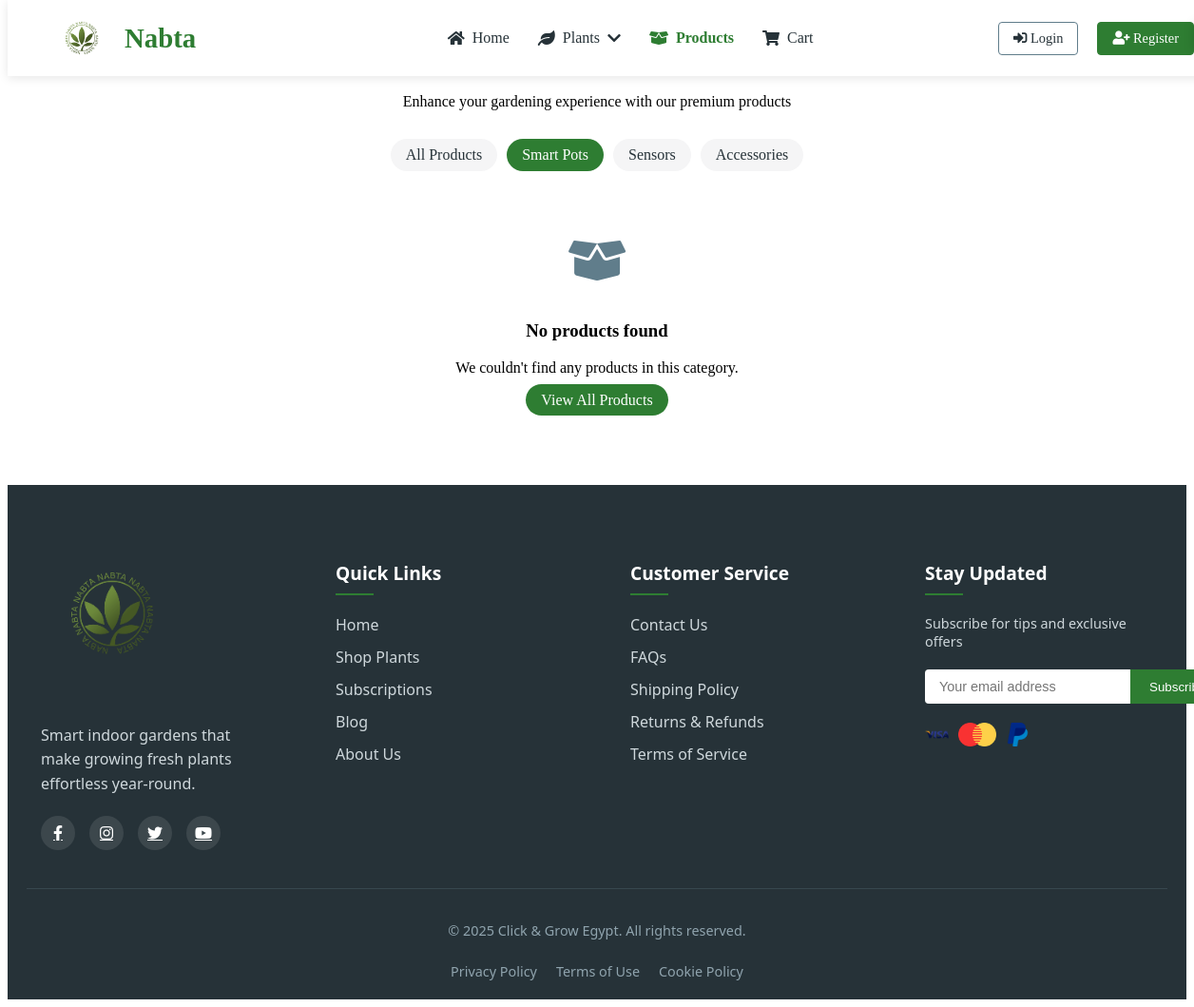
Page /products.php?category=pot on the earlier database version.
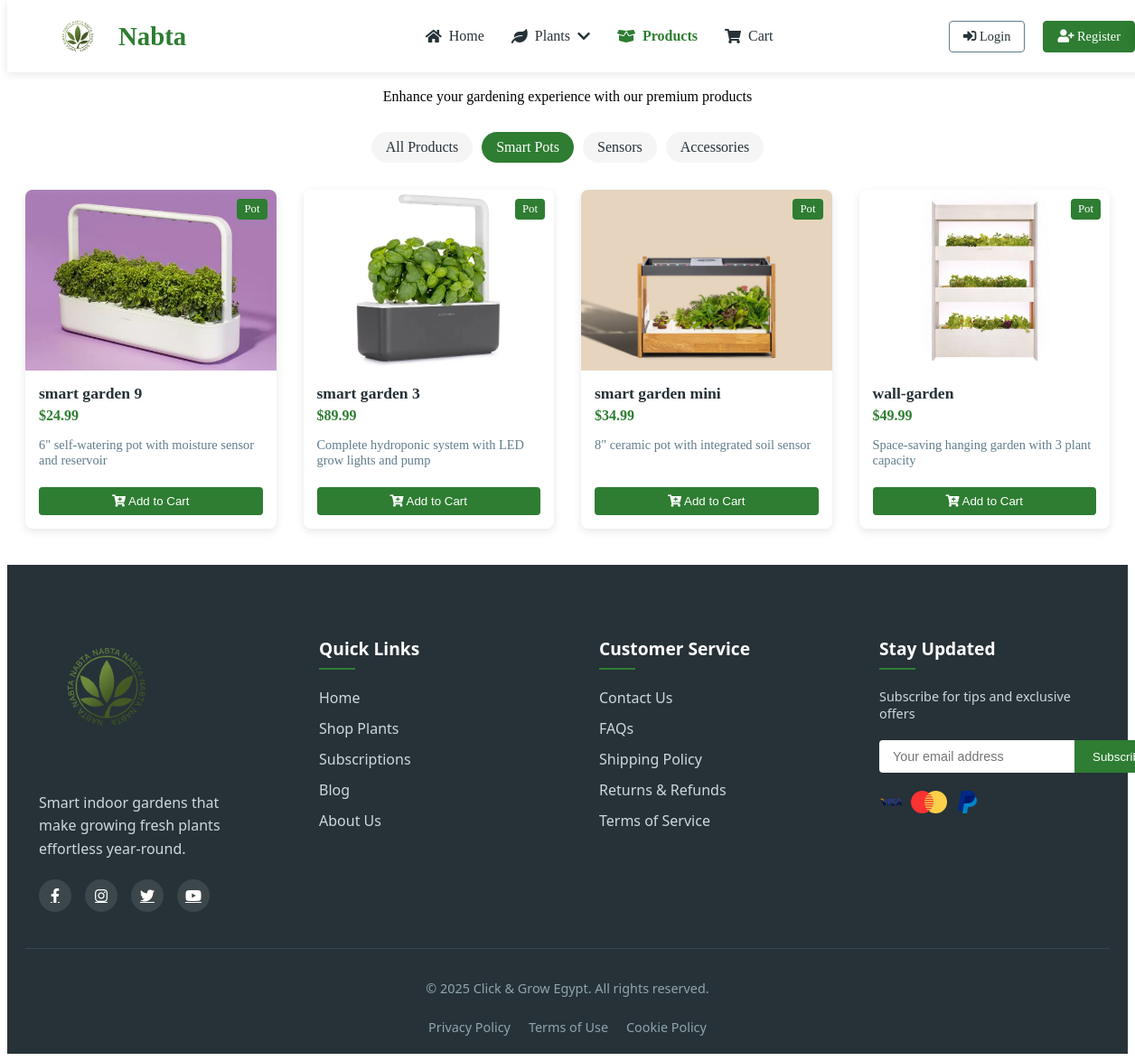
Same page on the later database version.
### tables this page shows
CREATE TABLE `products` (
  `id` int(11) NOT NULL,
  `name` varchar(100) NOT NULL,
  `category` enum('pot','sensor','utility') NOT NULL,
  `description` text DEFAULT NULL,
  `price` decimal(10,2) NOT NULL,
  `image_url` varchar(255) DEFAULT NULL,
  `stock` int(11) DEFAULT 0,
  `created_at` timestamp NOT NULL DEFAULT current_timestamp()
);

### config/init.php (called while the page is built, shortened)
<?php
function url($path = '') {
    return BASE_URL . ltrim($path, '/');
}
function is_logged_in() {
    return isset($_SESSION['user_id']);
}

### products.php (the view, shortened to what this page needs)
<?php
require_once __DIR__ . '/config/init.php';
$category = isset($_GET['category']) ? strtolower($_GET['category']) : null;
$valid_categories = ['pot', 'sensor', 'utility'];
$products = [];
$error = '';
try {
    $query = "SELECT * FROM products WHERE stock > 0";
    $params = [];
    if ($category && in_array($category, $valid_categories)) {
        $query .= " AND category = ?";
        $params[] = $category;
    }
    $query .= " ORDER BY created_at DESC";
    $stmt = $pdo->prepare($query);
    $stmt->execute($params);
    $products = $stmt->fetchAll(PDO::FETCH_ASSOC);
} catch (PDOException $e) {
    error_log("Products page error: " . $e->getMessage());
    $error = "We're having trouble loading products. Please try again later.";
}
$page_title = "Our Products" . ($category ? " - " . ucfirst($category) : "");
?>
<!DOCTYPE html>
<html lang="en">
<head>
    <link rel="stylesheet" href="https://cdnjs.cloudflare.com/ajax/libs/font-awesome/6.0.0/css/all.min.css">
</head>
<body>
    <?php include __DIR__ . '/includes/navbar.php'; ?>
    <div class="products-container">
        <div class="page-header">
            <h1><?= htmlspecialchars($page_title) ?></h1>
            <p>Enhance your gardening experience with our premium products</p>
        </div>
        <?php if ($error): ?>
            <div class="error-message">
                <i class="fas fa-exclamation-circle"></i> <?= $error ?>
            </div>
        <?php else: ?>
            <div class="category-filters">
                <a href="products.php" class="category-btn <?= !$category ? 'active' : '' ?>">All Products</a>
                <a href="products.php?category=pot" class="category-btn <?= $category === 'pot' ? 'active' : '' ?>">Smart Pots</a>
                <a href="products.php?category=sensor" class="category-btn <?= $category === 'sensor' ? 'active' : '' ?>">Sensors</a>
                <a href="products.php?category=utility" class="category-btn <?= $category === 'utility' ? 'active' : '' ?>">Accessories</a>
            </div>
            <?php if (!empty($products)): ?>
                <div class="products-grid">
                    <?php foreach ($products as $product): ?>
                    <div class="product-card" data-product-id="<?= $product['id'] ?>">
                        <div class="product-image-container">
                            <img src="<?= htmlspecialchars($product['image_url']) ?>"
                                 alt="<?= htmlspecialchars($product['name']) ?>"
                                 class="product-image">
                            <span class="product-badge"><?= ucfirst($product['category']) ?></span>
                        </div>
                        <div class="product-info">
                            <h3 class="product-name"><?= htmlspecialchars($product['name']) ?></h3>
                            <div class="product-price">$<?= number_format($product['price'], 2) ?></div>
                            <p class="product-desc"><?= htmlspecialchars($product['description']) ?></p>
                            <button class="add-to-cart" data-product-id="<?= $product['id'] ?>">
                                <i class="fas fa-cart-plus"></i> Add to Cart
                            </button>
                        </div>
                    </div>
                    <?php endforeach; ?>
                </div>
            <?php else: ?>
                <div class="empty-state">
                    <i class="fas fa-box-open"></i>
                    <h3>No products found</h3>
                    <p>We couldn't find any products in this category.</p>
                    <a href="products.php" class="category-btn active">View All Products</a>
                </div>
            <?php endif; ?>
        <?php endif; ?>
    </div>
    <?php include __DIR__ . '/includes/footer.php'; ?>
</body>
</html>

### includes/navbar.php (shortened to what this page needs)
<?php
require_once __DIR__ . '/../config/init.php';
$current_page = basename($_SERVER['PHP_SELF']);
?>
<nav class="navbar">
    <div class="nav-container">
        <div class="nav-brand">
            <a href="<?= url('/index.php') ?>">
                <img src="<?= url('/img/NABTA.png') ?>" alt="Nabta Logo">
                <span>Nabta</span>
            </a>
        </div>
        <ul class="nav-links">
            <li>
                <a href="<?= url('/index.php') ?>" class="<?= $current_page === 'index.php' ? 'active' : '' ?>">
                    <i class="fas fa-home"></i> Home
                </a>
            </li>
            <li class="dropdown">
                <a href="<?= url('/plants.php') ?>" class="<?= $current_page === 'plants.php' ? 'active' : '' ?>">
                    <i class="fas fa-leaf"></i> Plants <i class="fas fa-chevron-down"></i>
                </a>
            </li>
            <li>
                <a href="<?= url('/products.php') ?>" class="<?= $current_page === 'products.php' ? 'active' : '' ?>">
                    <i class="fas fa-box-open"></i> Products
                </a>
            </li>
            <li>
                <a href="<?= url('/cart.php') ?>" class="<?= $current_page === 'cart.php' ? 'active' : '' ?>">
                    <i class="fas fa-shopping-cart"></i> Cart
                </a>
            </li>
        </ul>
        <div class="nav-user-section">
            <?php if (is_logged_in()): ?>
                <div class="user-dropdown">
                    <button class="user-dropdown-toggle">
                        <div class="user-avatar">
                            <?= strtoupper(substr($_SESSION['user']['username'], 0, 1)) ?>
                        </div>
                        <span><?= htmlspecialchars($_SESSION['user']['username']) ?></span>
                        <i class="fas fa-chevron-down"></i>
                    </button>
                    <div class="dropdown-content" style="right: 0; left: auto;">
                        <a href="<?= url('/dashboard.php') ?>"><i class="fas fa-user"></i> Dashboard</a>
                        <a href="<?= url('/account.php') ?>"><i class="fas fa-cog"></i> Account Settings</a>
                        <div class="dropdown-divider"></div>
                        <a href="<?= url('/logout.php') ?>"><i class="fas fa-sign-out-alt"></i> Logout</a>
                    </div>
                </div>
            <?php else: ?>
                <a href="<?= url('/login.php') ?>" class="btn-login">
                    <i class="fas fa-sign-in-alt"></i> Login
                </a>
                <a href="<?= url('/register.php') ?>" class="btn-signup">
                    <i class="fas fa-user-plus"></i> Register
                </a>
            <?php endif; ?>
        </div>
    </div>
</nav>
</html>

### includes/footer.php (shortened to what this page needs)
<?php
$current_year = date('Y');
?>
<footer class="site-footer">
    <div class="footer-container">
        <div class="footer-grid">
            <div class="footer-column">
                <div class="footer-logo">
                    <img src="./img/NABTA.png" alt="nabta" width="150">
                </div>
                <p class="footer-about">Smart indoor gardens that make growing fresh plants effortless year-round.</p>
                <div class="social-links">
                    <a href="#" class="social-icon"><i class="fab fa-facebook-f"></i></a>
                    <a href="#" class="social-icon"><i class="fab fa-instagram"></i></a>
                    <a href="#" class="social-icon"><i class="fab fa-twitter"></i></a>
                    <a href="#" class="social-icon"><i class="fab fa-youtube"></i></a>
                </div>
            </div>
            <div class="footer-column">
                <h3 class="footer-title">Quick Links</h3>
                <ul class="footer-links">
                    <li><a href="index.php">Home</a></li>
                    <li><a href="plants.php">Shop Plants</a></li>
                    <li><a href="subscription.php">Subscriptions</a></li>
                    <li><a href="blog.php">Blog</a></li>
                    <li><a href="about.php">About Us</a></li>
                </ul>
            </div>
            <div class="footer-column">
                <h3 class="footer-title">Customer Service</h3>
                <ul class="footer-links">
                    <li><a href="contact.php">Contact Us</a></li>
                    <li><a href="faq.php">FAQs</a></li>
                    <li><a href="shipping.php">Shipping Policy</a></li>
                    <li><a href="returns.php">Returns & Refunds</a></li>
                    <li><a href="terms.php">Terms of Service</a></li>
                </ul>
            </div>
            <div class="footer-column">
                <h3 class="footer-title">Stay Updated</h3>
                <p class="newsletter-desc">Subscribe for tips and exclusive offers</p>
                <form class="newsletter-form">
                    <input type="email" placeholder="Your email address" required>
                    <button type="submit" class="newsletter-btn">Subscribe</button>
                </form>
                <div class="payment-methods">
                    <img src="./img/visa.png" alt="Visa">
                    <img src="./img/card.png" alt="Mastercard">
                    <img src="./img/paypal.png" alt="PayPal">
                </div>
            </div>
        </div>
        <div class="footer-bottom">
            <p>&copy; <?php echo $current_year; ?> Click & Grow Egypt. All rights reserved.</p>
            <div class="footer-legal">
                <a href="privacy.php">Privacy Policy</a>
                <a href="terms.php">Terms of Use</a>
                <a href="cookies.php">Cookie Policy</a>
            </div>
        </div>
    </div>
</footer>
<link rel="stylesheet" href="https://cdnjs.cloudflare.com/ajax/libs/font-awesome/5.15.4/css/all.min.css">

### products.php (style rules this page uses)
:root { --primary: #2e7d32; --primary-light: #4CAF50; --primary-dark: #1b5e20; --secondary: #263238; --light: #f5f5f6; --gray: #607d8b; --white: #ffffff; }
.products-container { max-width: 1200px; margin: 40px auto; padding: 0 20px; }
.page-header { margin-bottom: 30px; text-align: center; }
.category-filters { display: flex; justify-content: center; gap: 10px; margin-bottom: 30px; flex-wrap: wrap; }
.category-btn { padding: 8px 16px; border-radius: 20px; background: var(--light); color: var(--secondary); text-decoration: none; transition: all 0.3s; }
.category-btn:hover, .category-btn.active { background: var(--primary); color: var(--white); }
.products-grid { display: grid; grid-template-columns: repeat(auto-fill, minmax(250px, 1fr)); gap: 30px; margin-bottom: 40px; }
.product-card { background: var(--white); border-radius: 8px; overflow: hidden; box-shadow: 0 3px 10px rgba(0,0,0,0.1); transition: transform 0.3s, box-shadow 0.3s; }
.product-image-container { position: relative; height: 200px; overflow: hidden; }
.product-image { width: 100%; height: 100%; object-fit: cover; transition: transform 0.3s; }
.product-badge { position: absolute; top: 10px; right: 10px; background: var(--primary); color: white; padding: 4px 8px; border-radius: 4px; font-size: 0.8rem; }
.product-info { padding: 15px; }
.product-name { margin: 0 0 5px; font-size: 1.1rem; color: var(--secondary); }
.product-price { font-weight: bold; color: var(--primary); margin-bottom: 10px; }
.product-desc { color: var(--gray); font-size: 0.9rem; margin-bottom: 15px; min-height: 40px; }
.add-to-cart { display: block; width: 100%; padding: 8px; background: var(--primary); color: white; border: none; border-radius: 4px; cursor: pointer; transition: background 0.3s; }
.empty-state { text-align: center; padding: 40px 20px; }
.empty-state i { font-size: 3rem; color: var(--gray); margin-bottom: 20px; }

### includes/navbar.php (style rules this page uses)
:root { --primary: #2e7d32; --primary-light: #4CAF50; --primary-dark: #1b5e20; --dark: #263238; --light: #f5f5f6; --gray: #607d8b; --white: #ffffff; }
.navbar { background-color: var(--white); box-shadow: 0 2px 10px rgba(0,0,0,0.1); position: fixed; width: 100%; top: 0; z-index: 1000; padding: 0 20px; }
.nav-container { max-width: 1200px; margin: 0 auto; display: flex; justify-content: space-between; align-items: center; height: 80px; }
.nav-brand a { font-size: 1.8rem; font-weight: 700; color: var(--primary); text-decoration: none; display: flex; align-items: center; }
.nav-brand img { height: auto; max-height: 60px; width: auto; max-width: 100px; object-fit: contain; margin-right: 15px; transition: all 0.3s ease; }
.nav-links { display: flex; list-style: none; }
.nav-links li { margin-left: 30px; position: relative; }
.nav-links a { text-decoration: none; color: var(--dark); font-weight: 500; transition: color 0.3s; display: flex; align-items: center; gap: 8px; }
.nav-links a.active { color: var(--primary); font-weight: 600; }
.nav-user-section { display: flex; align-items: center; gap: 20px; }
.btn-login { padding: 8px 15px; background: transparent; color: var(--dark); border: 1px solid var(--gray); border-radius: 4px; text-decoration: none; font-size: 0.9rem; transition: all 0.3s; }
.btn-signup { padding: 8px 15px; background: var(--primary); color: var(--white); border: 1px solid var(--primary); border-radius: 4px; text-decoration: none; font-size: 0.9rem; transition: all 0.3s; }

Differences in the rows shown:
added products: image_url (picture), category "Pot", name "smart garden 9", price "24.99", description "6\" self-watering pot with moisture sensor and reservoir"
added products: image_url (picture), category "Pot", name "smart garden 3", price "89.99", description "Complete hydroponic system with LED grow lights and pump"
added products: image_url (picture), category "Pot", name "smart garden mini", price "34.99", description "8\" ceramic pot with integrated soil sensor"
added products: image_url+name (picture), category "Pot", name "wall-garden", price "49.99", description "Space-saving hanging garden with 3 plant capacity"
Other differences:
text no longer shown: "No products found We couldn't find any products in this category. View All Products"
